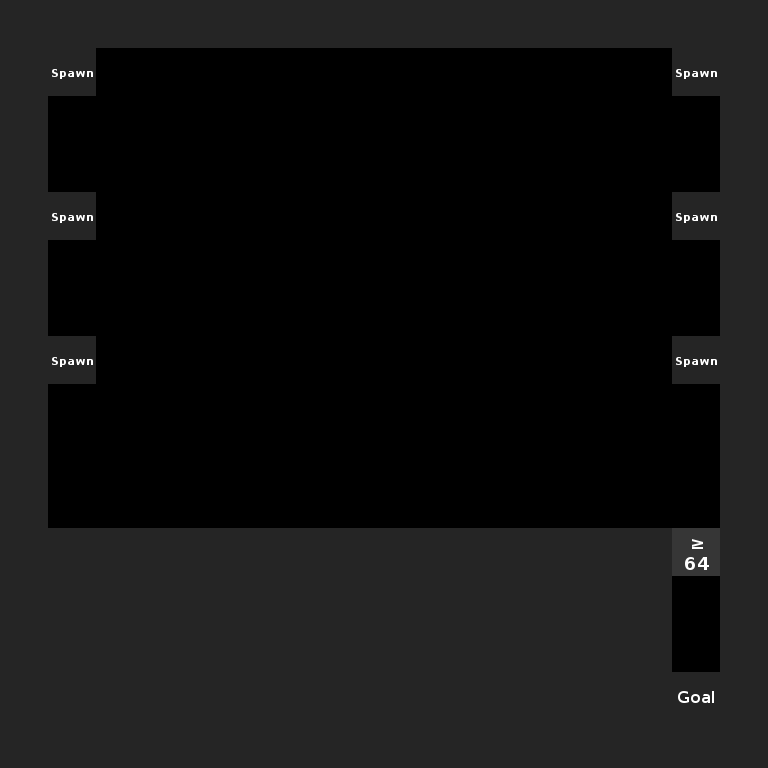

Rendered tile map (Tiled .tmx) drawn with the repository's tilesets; below, a short description and the full map source, tile grids included:
An orthogonal 16x16 tile map with 48x48 px tiles, 1 tile layer (Tile Layer 1).

<map version="1.0" orientation="orthogonal" width="16" height="16" tilewidth="48" tileheight="48">
 <tileset firstgid="1" name="tileset" tilewidth="48" tileheight="48">
  <image source="../img/tileset.png" width="768" height="768" />
 </tileset>
 <layer name="Tile Layer 1" width="16" height="16">
  <data encoding="csv">
17,17,17,17,17,17,17,17,17,17,17,17,17,17,17,17,
17,33,0,0,0,0,0,0,0,0,0,0,0,0,33,17,
17,0,0,0,0,0,0,0,0,0,0,0,0,0,0,17,
17,0,0,0,0,0,0,0,0,0,0,0,0,0,0,17,
17,33,0,0,0,0,0,0,0,0,0,0,0,0,33,17,
17,0,0,0,0,0,0,0,0,0,0,0,0,0,0,17,
17,0,0,0,0,0,0,0,0,0,0,0,0,0,0,17,
17,33,0,0,0,0,0,0,0,0,0,0,0,0,33,17,
17,0,0,0,0,0,0,0,0,0,0,0,0,0,0,17,
17,0,0,0,0,0,0,0,0,0,0,0,0,0,0,17,
17,0,0,0,0,0,0,0,0,0,0,0,0,0,0,17,
17,17,17,17,17,17,17,17,17,17,17,17,17,17,54,17,
17,17,17,17,17,17,17,17,17,17,18,18,18,17,0,17,
17,17,17,17,17,17,17,17,17,17,17,17,17,17,0,17,
17,17,17,17,17,17,17,17,17,17,17,17,17,17,34,17,
17,17,17,17,17,17,17,17,17,17,17,17,17,17,17,17
</data>
 </layer>
</map>